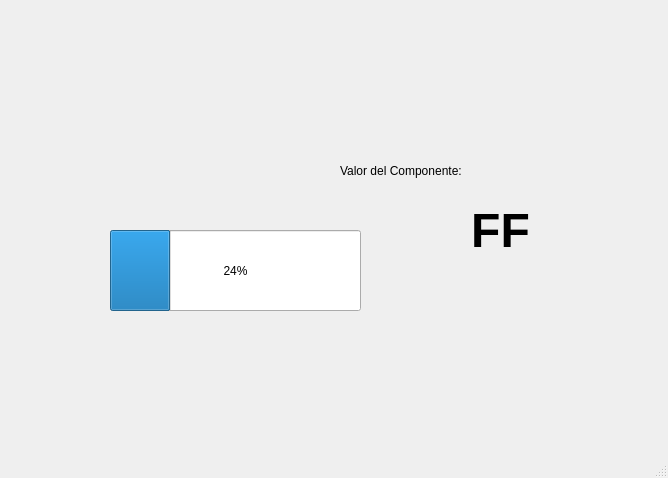
<?xml version="1.0" encoding="UTF-8"?>
<ui version="4.0">
 <class>MainWindow</class>
 <widget class="QMainWindow" name="MainWindow">
  <property name="geometry">
   <rect>
    <x>0</x>
    <y>0</y>
    <width>668</width>
    <height>478</height>
   </rect>
  </property>
  <property name="windowTitle">
   <string>MainWindow</string>
  </property>
  <property name="styleSheet">
   <string notr="true"/>
  </property>
  <widget class="QWidget" name="centralwidget">
   <widget class="QLabel" name="label_10">
    <property name="geometry">
     <rect>
      <x>530</x>
      <y>300</y>
      <width>131</width>
      <height>111</height>
     </rect>
    </property>
    <property name="styleSheet">
     <string notr="true"/>
    </property>
    <property name="text">
     <string/>
    </property>
    <property name="pixmap">
     <pixmap resource="../../Archivos/Recursos.qrc">:/Ejercicios/ImagenGatoEuropeo.png</pixmap>
    </property>
    <property name="scaledContents">
     <bool>true</bool>
    </property>
   </widget>
   <widget class="QLabel" name="label_11">
    <property name="geometry">
     <rect>
      <x>20</x>
      <y>0</y>
      <width>281</width>
      <height>111</height>
     </rect>
    </property>
    <property name="styleSheet">
     <string notr="true"/>
    </property>
    <property name="text">
     <string/>
    </property>
    <property name="pixmap">
     <pixmap resource="../../Archivos/Recursos.qrc">:/Logos/log_uat_nuevo.png</pixmap>
    </property>
    <property name="scaledContents">
     <bool>true</bool>
    </property>
   </widget>
   <widget class="QLabel" name="label">
    <property name="geometry">
     <rect>
      <x>340</x>
      <y>150</y>
      <width>161</width>
      <height>41</height>
     </rect>
    </property>
    <property name="text">
     <string>Valor del Componente:</string>
    </property>
   </widget>
   <widget class="QLabel" name="txt_valor">
    <property name="geometry">
     <rect>
      <x>420</x>
      <y>210</y>
      <width>161</width>
      <height>41</height>
     </rect>
    </property>
    <property name="font">
     <font>
      <pointsize>36</pointsize>
      <bold>true</bold>
     </font>
    </property>
    <property name="text">
     <string>FF</string>
    </property>
    <property name="alignment">
     <set>Qt::AlignCenter</set>
    </property>
   </widget>
   <widget class="QProgressBar" name="progressBar">
    <property name="geometry">
     <rect>
      <x>110</x>
      <y>230</y>
      <width>251</width>
      <height>81</height>
     </rect>
    </property>
    <property name="value">
     <number>24</number>
    </property>
   </widget>
   <widget class="QLabel" name="label_12">
    <property name="geometry">
     <rect>
      <x>480</x>
      <y>10</y>
      <width>161</width>
      <height>111</height>
     </rect>
    </property>
    <property name="styleSheet">
     <string notr="true"/>
    </property>
    <property name="text">
     <string/>
    </property>
    <property name="pixmap">
     <pixmap resource="../../Archivos/Recursos.qrc">:/Logos/FIT_logo_vertical.png</pixmap>
    </property>
    <property name="scaledContents">
     <bool>true</bool>
    </property>
   </widget>
  </widget>
  <widget class="QMenuBar" name="menubar">
   <property name="geometry">
    <rect>
     <x>0</x>
     <y>0</y>
     <width>668</width>
     <height>37</height>
    </rect>
   </property>
  </widget>
  <widget class="QStatusBar" name="statusbar"/>
 </widget>
 <resources>
  <include location="../../Archivos/Recursos.qrc"/>
 </resources>
 <connections/>
</ui>
